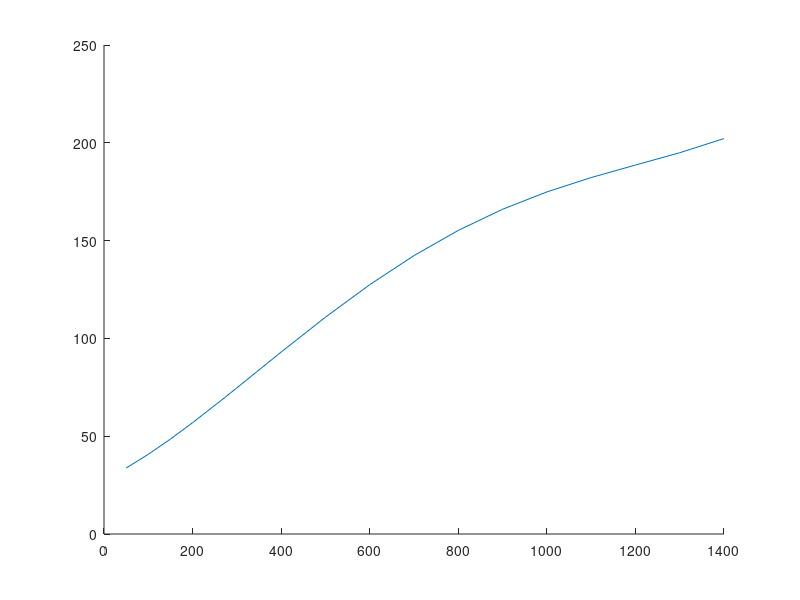

MATLAB code to generate this figure: (Note: this script raises an error after producing the figure.)
T=[50  100  150  200  273.15  298.15  300  400  500  600  700  800  900  1000  1100  1200  1300  1400]; 
Cp=[34.06  41.30  48.79  56.07  68.74  73.6  73.93  94.01  112.59  128.7  142.67  154.77  163.35  174.6  182.67  189.74  195.85  201.21]; 
P=polyfit(T,Cp,4); 
Cp1=polyval(P,T); 
plot(T,Cp1,T,Cp,'O'); 
title('temperature & capacities') 
xlabel('T(K)'); 
ylabel('Cp(KJ/(Kgmol.K)'); 
legend('second order interpolation','Capacities','location','Best'); 
grid; 
